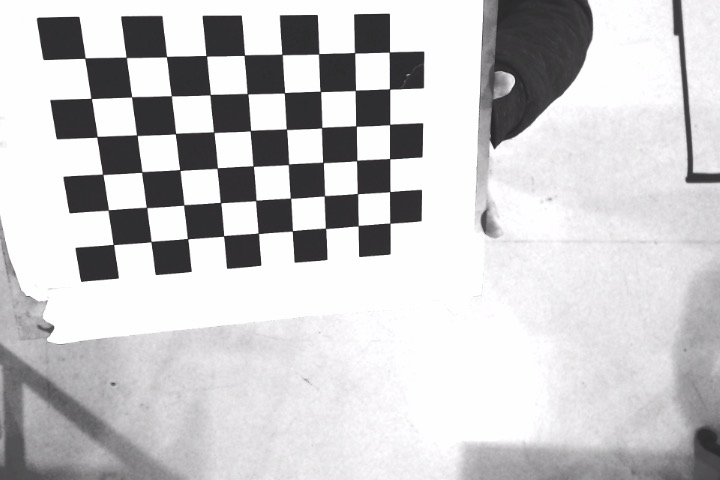
#> input picture SOFT/testArUco/original/cam_calib/calib/1 (1).jpg, 720 x 480 px; its folder holds only this picture in this run
$ python camera_calibration.py
#> lines starting #> are read from the running program, lines starting #| are printed output that depends on the picture; long printed decimals are rounded
# -*- coding: UTF-8 -*- #
# Author: Zander_M
# Time: 一月, 17, 2019
# Title: Camera Calibration
'''
Images taken are from Mi MIX2s camera. Return the calibrate matrix.
Program is copied from openCV-python tutorial.
'''
import glob
import cv2 as cv
import numpy as np
from matplotlib import pyplot as plt
from cv2 import aruco, aruco_CharucoBoard, aruco_Dictionary

def cam_calib():
    '''
    input: None
    output: rt, mtx, dist, rvecs, tvecs
    description: Return calibrate camera params.
    '''
############################ PREPARE ###########################################
    w = 9
    h = 6
    criteria = (cv.TERM_CRITERIA_EPS + cv.TERM_CRITERIA_MAX_ITER, 30, 0.001)
    # prepare cv2 world coordinate as standard base.
    objp = np.zeros((w*h,3), np.float32)
    objp[:,:2] = np.mgrid[0:w,0:h].T.reshape(-1,2)
    objp = objp * 22 # height and width of chessboard is 22mm
    obj_point = []
    img_point = []

############################ IMAGE PROCESS #####################################
    images = glob.glob("/workspace/python/arUco/cam_calib/calib/*.jpg") # route for chessboard photos
    for pic in images:
        img = cv.imread(pic)
#> img is the input picture: shape (480, 720, 3); mean B, G, R 200.8, 199.1, 200.1
        gray = cv.cvtColor(img,cv.COLOR_BGR2GRAY)
        # [5 lines of commented-out code are left out]
        ret, corners = cv.findChessboardCorners(gray,(w,h),None)
#> ret = True; corners = 54 rows, first 8: [84.85, 58.22], [126.2, 57.37], [166.5, 56.6], [206.3, 55.71], [244.4, 55.15], [282, 54.44], [318.6, 53.82], [354.6, 52.69]
        if ret:
            # print(pic)
            # plt.imread()
            # cv.namedWindow('img',0)
            obj_point.append(objp)
            corner2 = cv.cornerSubPix(gray,corners,(11,11),(-1,-1),criteria)
#> corner2 = 54 rows, first 8: [84.83, 58.19], [126.3, 57.34], [166.4, 56.63], [206.3, 55.69], [244.3, 55.23], [282.1, 54.45], [318.6, 53.79], [354.6, 52.69]
            img_point.append(corner2)
            # cv.drawChessboardCorners(img,(w,h), corner2,ret) # show chessboard corners
            # cv.imshow('img',img)
            # cv.waitKey(0)
            # cv.destroyAllWindows()
    return cv.calibrateCamera(obj_point, img_point, gray.shape[::-1], None, None)

def cam_calib_charuco():
        '''
        camera calibration using CharUco boards.
        '''
        l_corners = []
        l_ids = []
        marker_dict = aruco_Dictionary.get(aruco.DICT_4X4_50)
        corners = []
        for images in glob.glob(".\calib\*.jpg"):
            img = cv.imread(images)
            board = aruco_CharucoBoard.create(9,6,200,150,marker_dict)
            corners, ids = aruco.detectMarkers(img, marker_dict)
            if len(ids) > 0:
                a, b = aruco.interpolateCornersCharuco(corners, ids, img,board,None, None)
                l_corners.append(a)
                l_ids.append(b)
        return aruco.calibrateCameraCharuco(l_corners,\
                                            l_ids,\
                                            board,\
                                            (600, 800),
                                            None,\
                                            None)

def display_calib_rst(mtx, dist):
    '''
    show calibrated images
    '''
    images = glob.glob(".\cam_calib\calib\*.jpg") # route for chessboard photos
    for img_route in images:
        img =  cv.imread(img_route)
        h,w = img.shape[:2]
        newcameramtx, roi = cv.getOptimalNewCameraMatrix(mtx, dist, (w,h),1,(w,h))
        dst = cv.undistort(img,mtx,dist,None, newcameramtx)
        # [6 lines of commented-out code are left out]
        cv.imshow("org",img)
        cv.imshow("dst",dst)
        cv.waitKey(0)
        cv.destroyAllWindows()


if __name__ == "__main__":
    rt, mtx, dist, rvecs, tvecs = cam_calib()
#> rt = 0.17; mtx = [[538.8, 0, 345.5], [0, 537.4, 223.4], [0, 0, 1]]; dist = [[0.111, -0.352, -0.000226, 4.46e-05, 0.401]]; rvecs = ([0.273, -0.176, -0.0515],); tvecs = ([-146, -92.77, 305.6],)
    # cam_calib_charuco()
    print(mtx)
#| [[538.809   0.         345.532]
#|  [  0.         537.382 223.358]
#|  [  0.           0.           1.        ]]
    print(dist)
#| [[ 1.10771920e-01 -3.51746512e-01 -2.25819274e-04  4.45938565e-05
#|    4.01414804e-01]]
    display_calib_rst(mtx, dist)
#> in display_calib_rst, `newcameramtx, roi = cv.getOptimalNewCameraMatrix(mtx, dist, (w,h),1,(w..`: newcameramtx = [[546.8, 0, 345.9], [0, 543.4, 223.4], [0, 0, 1]]; roi = (4, 4, 708, 469)
#> in display_calib_rst, `dst = cv.undistort(img,mtx,dist,None, newcameramtx)`:
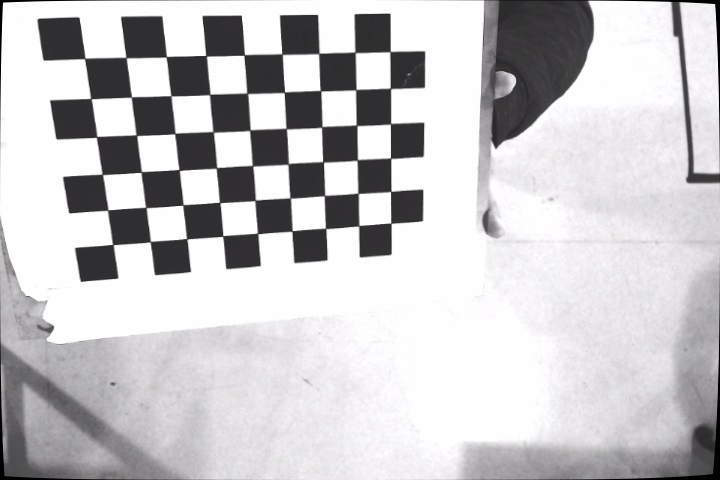
#> dst: shape (480, 720, 3); mean B, G, R 199.7, 198, 198.9

$ run again, on SOFT/testArUco/original/cam_calib/calib/1 (13).jpg
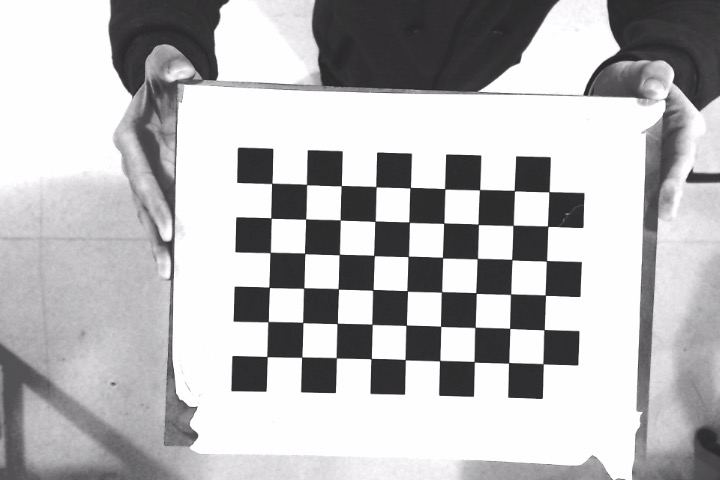
#> input picture SOFT/testArUco/original/cam_calib/calib/1 (13).jpg, 720 x 480 px
#> in cam_calib, img is the input picture: shape (480, 720, 3); mean B, G, R 183.9, 182.6, 183.3
#> ret = True; corners = 54 rows, first 8: [271.6, 183.4], [306.6, 184.5], [341.3, 185.6], [376.1, 186.7], [410.3, 187.5], [444.7, 188.8], [479.5, 189.7], [514.4, 190.7]
#> corner2 = 54 rows, first 8: [271.7, 183.4], [306.5, 184.5], [341.3, 185.6], [375.9, 186.7], [410.2, 187.7], [444.7, 188.8], [479.5, 189.7], [514.4, 190.5]
#> rt = 0.163; mtx = [[1567.3, 0, 379.9], [0, 1567.6, 262.4], [0, 0, 1]]; dist = [[0.054, 105.9, 0.0153, -0.00602, -5657.3]]; rvecs = ([0.0684, -0.0139, 0.029],); tvecs = ([-68.52, -50.17, 996.3],)
#| [[1.56733972e+03 0.00000000e+00 3.79871340e+02]
#|  [0.00000000e+00 1.56757633e+03 2.62444640e+02]
#|  [0.00000000e+00 0.00000000e+00 1.00000000e+00]]
#| [[ 5.40494402e-02  1.05915562e+02  1.53442009e-02 -6.01730640e-03
#|   -5.65732892e+03]]
#> newcameramtx = [[1567.3, 0, 379.9], [0, 856, 339.7], [0, 0, 1]]; roi = (0, 196, 719, 261)
#> in display_calib_rst, `dst = cv.undistort(img,mtx,dist,None, newcameramtx)`:
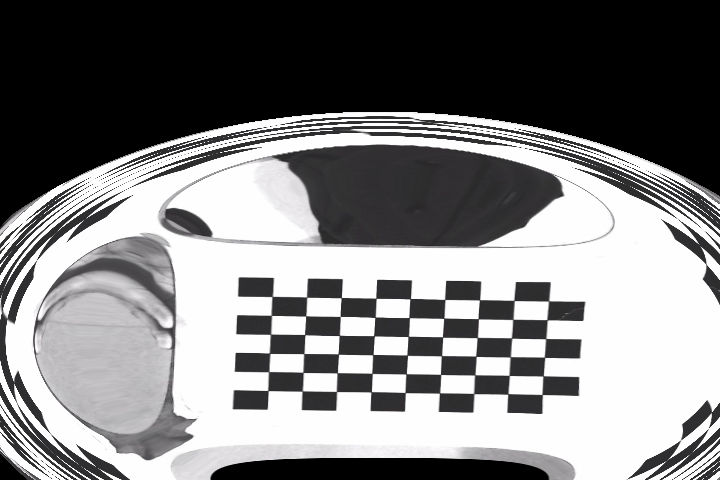
#> dst: shape (480, 720, 3); mean B, G, R 127.6, 126.9, 127.2

$ run again, on SOFT/testArUco/original/cam_calib/calib/1 (14).jpg
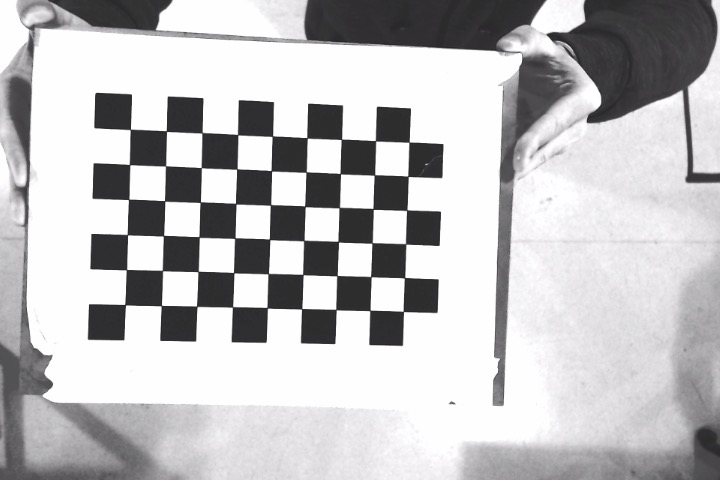
#> input picture SOFT/testArUco/original/cam_calib/calib/1 (14).jpg, 720 x 480 px
#> in cam_calib, img is the input picture: shape (480, 720, 3); mean B, G, R 191.2, 189.8, 190.5
#> ret = True; corners = 54 rows, first 8: [130.3, 129.4], [166.4, 131.1], [202, 132.7], [237.6, 134.6], [272.4, 136.3], [307.1, 137.8], [341.4, 139.4], [375.5, 140.7]
#> corner2 = 54 rows, first 8: [130.3, 129.4], [166.4, 131.1], [202, 132.7], [237.6, 134.7], [272.5, 136.2], [306.9, 137.9], [341.5, 139.3], [375.5, 140.8]
#> rt = 0.145; mtx = [[576.5, 0, 403.3], [0, 578.8, 254.6], [0, 0, 1]]; dist = [[0.0905, -0.0241, 0.0029, 0.00226, -0.213]]; rvecs = ([0.0108, -0.0466, 0.0335],); tvecs = ([-171.9, -78.78, 368.2],)
#| [[576.484    0.         403.257]
#|  [  0.         578.815 254.617 ]
#|  [  0.           0.           1.        ]]
#| [[ 0.09053 -0.02414  0.002901  0.002259 -0.2131]]
#> newcameramtx = [[566.6, 0, 413.6], [0, 563, 259.1], [0, 0, 1]]; roi = (21, 16, 695, 456)
#> in display_calib_rst, `dst = cv.undistort(img,mtx,dist,None, newcameramtx)`:
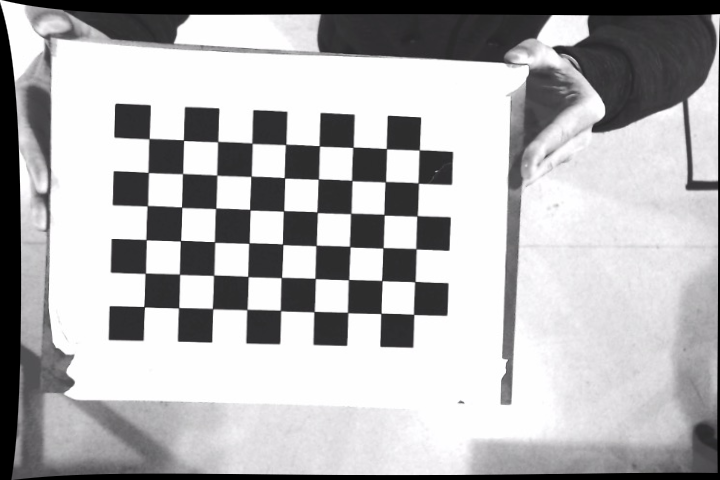
#> dst: shape (480, 720, 3); mean B, G, R 178.4, 177, 177.7

$ run again, on SOFT/testArUco/original/cam_calib/calib/1 (15).jpg
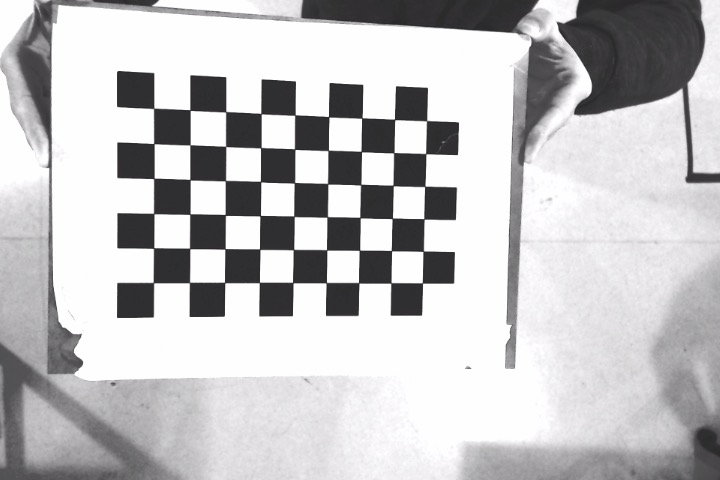
#> input picture SOFT/testArUco/original/cam_calib/calib/1 (15).jpg, 720 x 480 px
#> in cam_calib, img is the input picture: shape (480, 720, 3); mean B, G, R 194.7, 193.2, 193.9
#> ret = True; corners = 54 rows, first 8: [153.7, 108.4], [190, 110], [225.7, 111.8], [261, 113.6], [295, 115], [328.6, 116.7], [361.8, 118], [394.6, 119.5]
#> corner2 = 54 rows, first 8: [153.6, 108.4], [190, 110.1], [225.7, 111.7], [261, 113.6], [294.9, 115.1], [328.7, 116.7], [361.8, 118], [394.5, 119.5]
#> rt = 0.148; mtx = [[563.1, 0, 381.6], [0, 566.6, 236.8], [0, 0, 1]]; dist = [[0.0787, 0.133, 0.00145, 0.00126, -0.883]]; rvecs = ([0.0476, -0.128, 0.0181],); tvecs = ([-144.1, -80.81, 360.4],)
#| [[563.120   0.         381.614]
#|  [  0.         566.602 236.791]
#|  [  0.           0.           1.        ]]
#| [[ 0.07866  0.1332  0.001446  0.001257 -0.8832]]
#> newcameramtx = [[393, 0, 301], [0, 346.5, 216.4], [0, 0, 1]]; roi = (35, 73, 500, 289)
#> in display_calib_rst, `dst = cv.undistort(img,mtx,dist,None, newcameramtx)`:
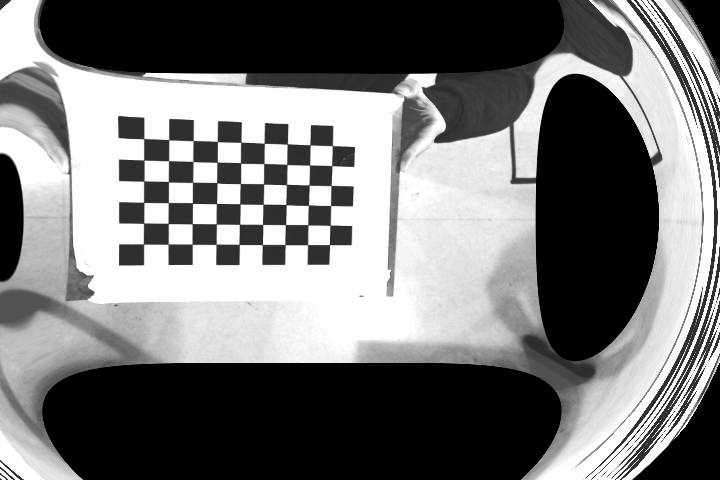
#> dst: shape (480, 720, 3); mean B, G, R 119.5, 118.4, 119

$ run again, on SOFT/testArUco/original/cam_calib/calib/1 (10).jpg
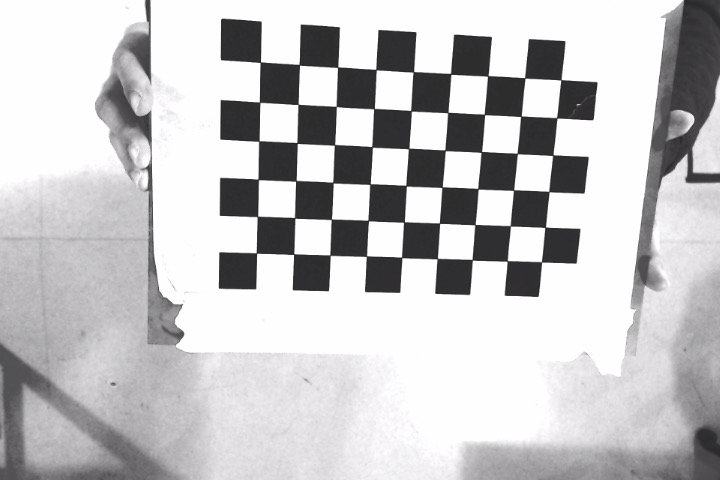
#> input picture SOFT/testArUco/original/cam_calib/calib/1 (10).jpg, 720 x 480 px
#> in cam_calib, img is the input picture: shape (480, 720, 3); mean B, G, R 197.4, 196, 196.7
#> ret = True; corners = 54 rows, first 8: [260.4, 62.25], [299.4, 64.82], [337.6, 67.31], [376, 69.54], [413.4, 71.77], [450.7, 73.88], [487.7, 75.82], [524.7, 77.82]
#> corner2 = 54 rows, first 8: [260.3, 62.26], [299.4, 64.78], [337.6, 67.2], [376, 69.58], [413.3, 71.79], [450.7, 73.86], [487.8, 75.79], [524.8, 77.9]
#> rt = 0.174; mtx = [[673.7, 0, 405.2], [0, 693, 176.8], [0, 0, 1]]; dist = [[0.246, -3.57, -0.00435, 0.00916, 21.89]]; rvecs = ([0.194, -0.109, 0.0529],); tvecs = ([-82.57, -63.16, 384.7],)
#| [[673.675   0.         405.169]
#|  [  0.         693.024 176.791]
#|  [  0.           0.           1.        ]]
#| [[ 2.46166676e-01 -3.56742656e+00 -4.35182761e-03  9.15716075e-03
#|    2.18871939e+01]]
#> newcameramtx = [[861, 0, 347], [0, 716, 181], [0, 0, 1]]; roi = (202, 94, 354, 174)
#> in display_calib_rst, `dst = cv.undistort(img,mtx,dist,None, newcameramtx)`:
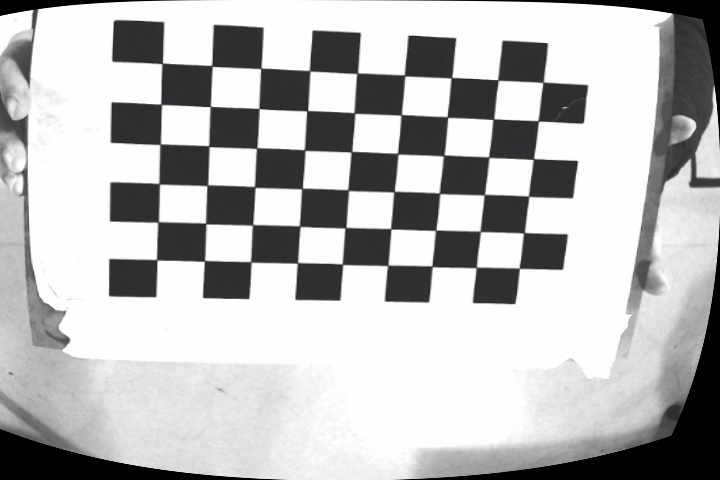
#> dst: shape (480, 720, 3); mean B, G, R 186.1, 185, 185.5
